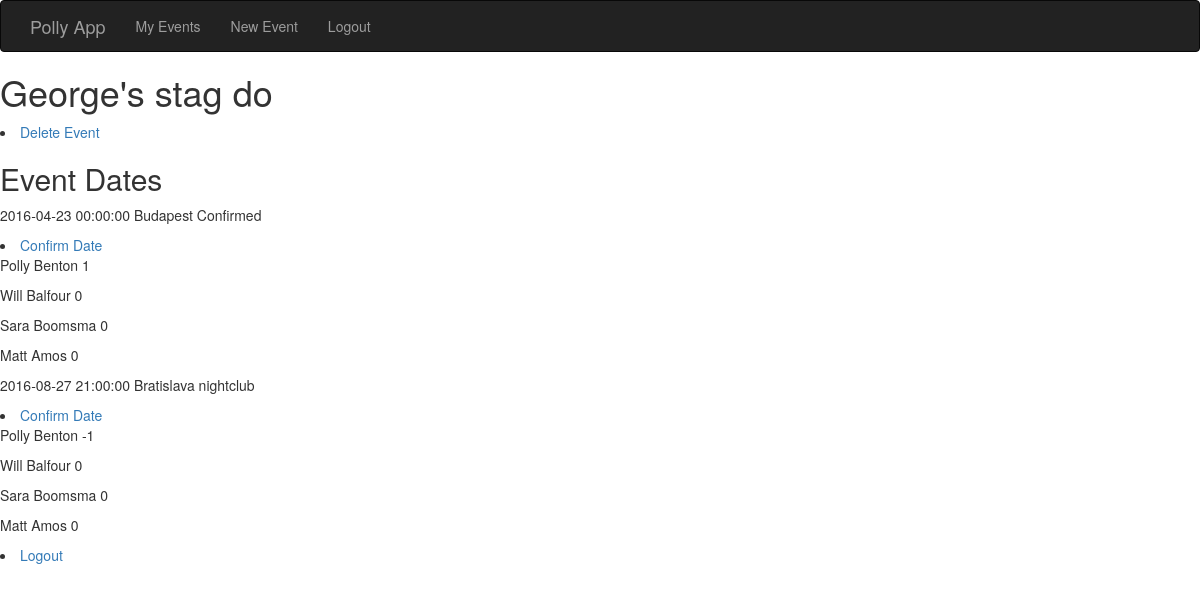
Page /event_details/13 (signed in) on the committed database.
### app/models.py (models this page shows, shortened)
class Event(db.Model):
	__tablename__ = "events"
	id = db.Column(db.Integer, primary_key=True)
	name = db.Column(db.String(120), unique=False)
	admin_id = db.Column(db.Integer, db.ForeignKey("users.id"))
	deleted = db.Column(db.Boolean, unique=False, default = False)
	invites_sent = db.Column(db.Boolean, unique=False, default = False)
	eventdates = db.relationship('EventDate', backref=db.backref('event', lazy='select'))  #RELATIONSHIP DECLARATION

class EventDate(db.Model):
	__tablename__ = "eventdates"
	id = db.Column(db.Integer, primary_key=True)
	event_id = db.Column(db.Integer, db.ForeignKey("events.id"))
	date = db.Column(db.DateTime, unique=False)
	location = db.Column(db.String(120), unique=False)
	confirmed = db.Column(db.Boolean, unique=False, default = False)
	eventinvites = db.relationship('EventInvite', backref=db.backref('eventdate', lazy='select'))  #RELATIONSHIP DECLARATION

class EventInvite(db.Model):
	__tablename__ = "eventinvites"
	id = db.Column(db.Integer, primary_key=True)
	eventdate_id = db.Column(db.Integer, db.ForeignKey("eventdates.id"))
	invited_id = db.Column(db.Integer, db.ForeignKey("users.id"))
	status =  db.Column(db.Integer, unique=False) #1 is attending, 0 is not replied, -1 is not attending

class User(UserMixin, db.Model):
	__tablename__ = "users"
	id = db.Column(db.Integer, primary_key=True)
	firstname = db.Column(db.String(64), unique=False)
	surname = db.Column(db.String(64), unique=False)
	email = db.Column(db.String(120), index=True, unique=True)
	phone = db.Column(db.String(120), index=True, unique=True)
	group = db.Column(db.String(64), index=True, unique=False)
	password_hash = db.Column(db.String(128))
	events = db.relationship("Event",backref="user",lazy="select") #RELATIONSHIP DECLARATION
	eventsinvites = db.relationship("EventInvite",backref="user",lazy="select") #RELATIONSHIP DECLARATION
	@property
	def password(self):
		raise AttributeError("password is not a readable attribute")

### app/views.py (the view)
@app.route('/event_details/<int:event_id>', methods=['GET', 'POST'])
@login_required
def event_details(event_id):
	event = Event.query.filter_by(id = event_id).first()
	eventdates = EventDate.query.filter_by(event_id = event_id).all()
	eventdates.sort(key = lambda r: r.date)
	invitees = EventInvite.query.join(EventDate).filter_by(event_id = event_id).all()
	admin = User.query.filter_by(id = event.admin_id).first()
	if event.admin_id == current_user.id:
		return render_template("event_details_admin.html", title="Event_details", event = event , eventdates = eventdates, invitees = invitees, admin = admin)
	elif current_user.id in [invitee.invited_id for invitee in invitees]:
		return render_template("event_details_invited.html", title="Event_details", event = event , eventdates = eventdates, invitees = invitees, admin = admin)
	else:
		return "You are not admin or invited to " + event.name

### app/models.py (called while the page is built)
@login_manager.user_loader
def load_user(user_id):
	return User.query.get(int(user_id))

### app/templates/event_details_admin.html
{% extends "base.html" %}
{% block content %}
    <h1> {{ event.name }} </h1>
	<li> <a href= "{{url_for("delete_event", event_id = event.id)}}">  Delete Event </a>  </li>
	<h2> Event Dates </h2>
	{%for eventdate in eventdates%}
	<p> {{eventdate.date}}  {{eventdate.location}} {%if eventdate.confirmed == True%}  Confirmed {%endif%}    </p>
	<li> <a href= "{{url_for("confirm_date", eventdate_id = eventdate.id)}}">  Confirm Date </a>  </li>
	{%for invitee in invitees%}
	{%if invitee.eventdate.id == eventdate.id%}
	<p> {{invitee.user.firstname}} {{invitee.user.surname}}  {{invitee.status}}  </p>
	{%endif%}
	{%endfor%}
	{%endfor%}
	<li> <a href="/logout">Logout</a> </li>
{% endblock %}

### app/templates/base.html (shortened to what this page needs)
{% extends "bootstrap/base.html" %}
{% block navbar %}
<div class = "navbar navbar-inverse" role = "navigation">
	<div class = "container">
		<div class = "navbar-header">
		<a class = "navbar-brand" href = "{{url_for("index")}}"> Polly App </a>
		</div>
		<div class = "navbar-collapse collapse">
			<ul class = "nav navbar-nav">
				<li><a href = "{{url_for("index")}}"> My Events </a></li>
				<li><a href = "{{url_for("new_event")}}"> New Event </a></li>
				<li><a href = "{{url_for("logout")}}"> Logout </a></li>
			</ul>
		</div>
	</div>
</div>
{% endblock %}

### rows in the picture
Event: name "George's stag do"
EventDate: date "2016-04-23 00:00:00", location "Budapest", confirmed "Confirmed"
EventInvite: user.firstname "Polly", user.surname "Benton", status "1"
EventInvite: user.firstname "Will", user.surname "Balfour", status "0"
EventInvite: user.firstname "Sara", user.surname "Boomsma", status "0"
EventInvite: user.firstname "Matt", user.surname "Amos", status "0"
EventDate: date "2016-08-27 21:00:00", location "Bratislava nightclub"
EventInvite: user.firstname "Polly", user.surname "Benton", status "-1"
EventInvite: user.firstname "Will", user.surname "Balfour", status "0"
EventInvite: user.firstname "Sara", user.surname "Boomsma", status "0"
EventInvite: user.firstname "Matt", user.surname "Amos", status "0"
